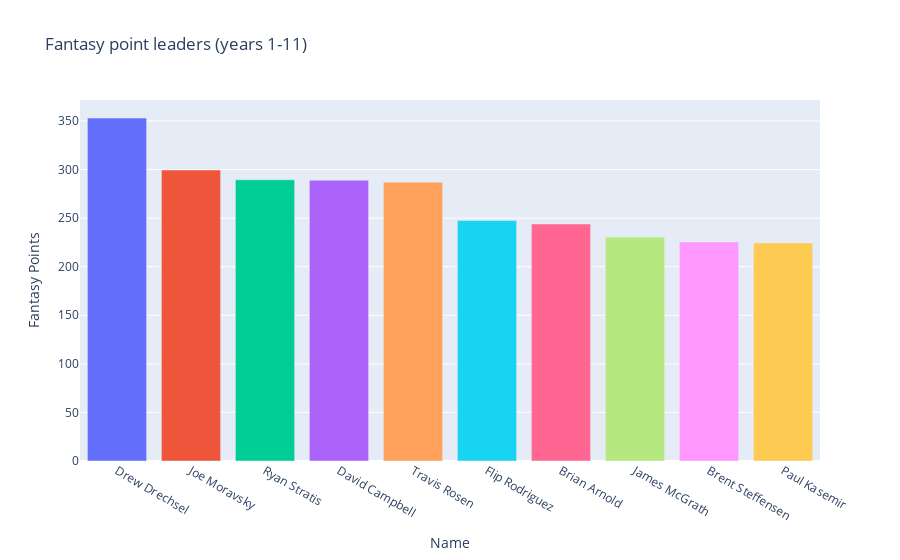

Source (notebook cell):
### Code cell
fig3 = px.bar(
    df_fantasy.head(10),
    x="Name",
    y="Fantasy Points",
    color="Name",
    title="Fantasy point leaders (years 1-11)"
)
fig3.update_layout(
    showlegend=False,
)

### Figure 1 — Plotly figure (JSON) as saved in the notebook; plotly's stock layout.template omitted (floating-point values rounded to 4 significant figures)
{"data": [{"alignmentgroup": "True", "hovertemplate": "Name=%{x}<br>Fantasy Points=%{y}<extra></extra>", "legendgroup": "Drew Drechsel", "marker": {"color": "#636efa", "pattern": {"shape": ""}}, "name": "Drew Drechsel", "offsetgroup": "Drew Drechsel", "orientation": "v", "showlegend": true, "textposition": "auto", "type": "bar", "x": ["Drew Drechsel"], "xaxis": "x", "y": [353], "yaxis": "y"}, {"alignmentgroup": "True", "hovertemplate": "Name=%{x}<br>Fantasy Points=%{y}<extra></extra>", "legendgroup": "Joe Moravsky", "marker": {"color": "#EF553B", "pattern": {"shape": ""}}, "name": "Joe Moravsky", "offsetgroup": "Joe Moravsky", "orientation": "v", "showlegend": true, "textposition": "auto", "type": "bar", "x": ["Joe Moravsky"], "xaxis": "x", "y": [299.5], "yaxis": "y"}, {"alignmentgroup": "True", "hovertemplate": "Name=%{x}<br>Fantasy Points=%{y}<extra></extra>", "legendgroup": "Ryan Stratis", "marker": {"color": "#00cc96", "pattern": {"shape": ""}}, "name": "Ryan Stratis", "offsetgroup": "Ryan Stratis", "orientation": "v", "showlegend": true, "textposition": "auto", "type": "bar", "x": ["Ryan Stratis"], "xaxis": "x", "y": [289.5], "yaxis": "y"}, {"alignmentgroup": "True", "hovertemplate": "Name=%{x}<br>Fantasy Points=%{y}<extra></extra>", "legendgroup": "David Campbell", "marker": {"color": "#ab63fa", "pattern": {"shape": ""}}, "name": "David Campbell", "offsetgroup": "David Campbell", "orientation": "v", "showlegend": true, "textposition": "auto", "type": "bar", "x": ["David Campbell"], "xaxis": "x", "y": [289], "yaxis": "y"}, {"alignmentgroup": "True", "hovertemplate": "Name=%{x}<br>Fantasy Points=%{y}<extra></extra>", "legendgroup": "Travis Rosen", "marker": {"color": "#FFA15A", "pattern": {"shape": ""}}, "name": "Travis Rosen", "offsetgroup": "Travis Rosen", "orientation": "v", "showlegend": true, "textposition": "auto", "type": "bar", "x": ["Travis Rosen"], "xaxis": "x", "y": [287], "yaxis": "y"}, {"alignmentgroup": "True", "hovertemplate": "Name=%{x}<br>Fantasy Points=%{y}<extra></extra>", "legendgroup": "Flip Rodriguez", "marker": {"color": "#19d3f3", "pattern": {"shape": ""}}, "name": "Flip Rodriguez", "offsetgroup": "Flip Rodriguez", "orientation": "v", "showlegend": true, "textposition": "auto", "type": "bar", "x": ["Flip Rodriguez"], "xaxis": "x", "y": [247.5], "yaxis": "y"}, {"alignmentgroup": "True", "hovertemplate": "Name=%{x}<br>Fantasy Points=%{y}<extra></extra>", "legendgroup": "Brian Arnold", "marker": {"color": "#FF6692", "pattern": {"shape": ""}}, "name": "Brian Arnold", "offsetgroup": "Brian Arnold", "orientation": "v", "showlegend": true, "textposition": "auto", "type": "bar", "x": ["Brian Arnold"], "xaxis": "x", "y": [244], "yaxis": "y"}, {"alignmentgroup": "True", "hovertemplate": "Name=%{x}<br>Fantasy Points=%{y}<extra></extra>", "legendgroup": "James McGrath", "marker": {"color": "#B6E880", "pattern": {"shape": ""}}, "name": "James McGrath", "offsetgroup": "James McGrath", "orientation": "v", "showlegend": true, "textposition": "auto", "type": "bar", "x": ["James McGrath"], "xaxis": "x", "y": [230.5], "yaxis": "y"}, {"alignmentgroup": "True", "hovertemplate": "Name=%{x}<br>Fantasy Points=%{y}<extra></extra>", "legendgroup": "Brent Steffensen", "marker": {"color": "#FF97FF", "pattern": {"shape": ""}}, "name": "Brent Steffensen", "offsetgroup": "Brent Steffensen", "orientation": "v", "showlegend": true, "textposition": "auto", "type": "bar", "x": ["Brent Steffensen"], "xaxis": "x", "y": [225.5], "yaxis": "y"}, {"alignmentgroup": "True", "hovertemplate": "Name=%{x}<br>Fantasy Points=%{y}<extra></extra>", "legendgroup": "Paul Kasemir", "marker": {"color": "#FECB52", "pattern": {"shape": ""}}, "name": "Paul Kasemir", "offsetgroup": "Paul Kasemir", "orientation": "v", "showlegend": true, "textposition": "auto", "type": "bar", "x": ["Paul Kasemir"], "xaxis": "x", "y": [224.5], "yaxis": "y"}], "layout": {"barmode": "relative", "legend": {"title": {"text": "Name"}, "tracegroupgap": 0}, "showlegend": false, "title": {"text": "Fantasy point leaders (years 1-11)"}, "xaxis": {"anchor": "y", "categoryarray": ["Drew Drechsel", "Joe Moravsky", "Ryan Stratis", "David Campbell", "Travis Rosen", "Flip Rodriguez", "Brian Arnold", "James McGrath", "Brent Steffensen", "Paul Kasemir"], "categoryorder": "array", "domain": [0, 1], "title": {"text": "Name"}}, "yaxis": {"anchor": "x", "domain": [0, 1], "title": {"text": "Fantasy Points"}}}}
